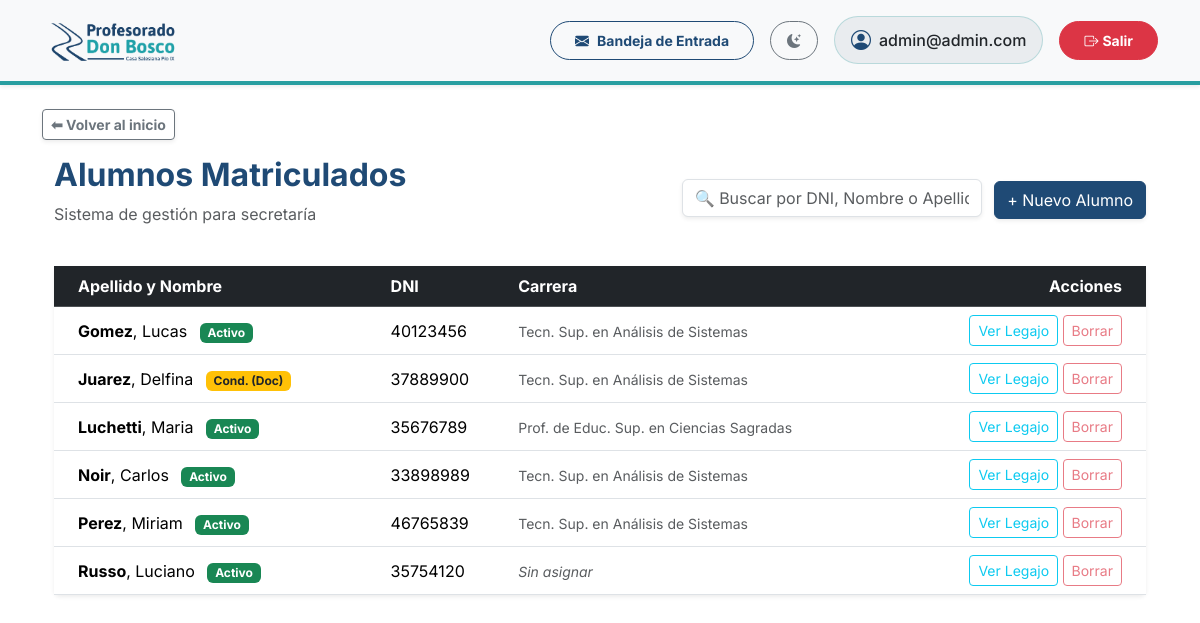
Page /alumnos/ (signed in) on the committed database.
### gestion/models.py (models this page shows, shortened)
class Alumno(models.Model):
    usuario = models.OneToOneField(User, on_delete=models.CASCADE, related_name='perfil_alumno', null=True, blank=True)
    dni = models.CharField('DNI', max_length=15, unique=True)
    nombre = models.CharField('Nombre/s', max_length=100)
    apellido = models.CharField('Apellido/s', max_length=100)
    fecha_nacimiento = models.DateField('Fecha de nacimiento', null=True, blank=True)
    telefono = models.CharField(max_length=20, blank=True, null=True, verbose_name="Teléfono Fijo")
    celular = models.CharField(max_length=20, blank=True, null=True, verbose_name="Celular")
    direccion = models.CharField(max_length=200, blank=True, null=True, verbose_name="Dirección")
    email = models.EmailField(blank=True, null=True)
    nacionalidad = models.CharField(max_length=100, default='Argentina')
    codigo_postal = models.CharField(max_length=20, blank=True, null=True)
    comuna_zona = models.CharField(max_length=100, blank=True, null=True)
    PROVINCIAS = [
        ('Buenos Aires', 'Buenos Aires'), ('CABA', 'Ciudad Autónoma de Buenos Aires'),
        ('Catamarca', 'Catamarca'), ('Chaco', 'Chaco'), ('Chubut', 'Chubut'),
        ('Córdoba', 'Córdoba'), ('Corrientes', 'Corrientes'), ('Entre Ríos', 'Entre Ríos'),
        ('Formosa', 'Formosa'), ('Jujuy', 'Jujuy'), ('La Pampa', 'La Pampa'),
        ('La Rioja', 'La Rioja'), ('Mendoza', 'Mendoza'), ('Misiones', 'Misiones'),
        ('Neuquén', 'Neuquén'), ('Río Negro', 'Río Negro'), ('Salta', 'Salta'),
        ('San Juan', 'San Juan'), ('San Luis', 'San Luis'), ('Santa Cruz', 'Santa Cruz'),
        ('Santa Fe', 'Santa Fe'), ('Santiago del Estero', 'Santiago del Estero'),
        ('Tierra del Fuego', 'Tierra del Fuego'), ('Tucumán', 'Tucumán')
    ]
    provincia = models.CharField(max_length=100, choices=PROVINCIAS, blank=True, null=True)
    localidad = models.CharField(max_length=100, blank=True, null=True)
    SEXO_CHOICES = [('M', 'Masculino'), ('F', 'Femenino')]
    sexo = models.CharField(max_length=1, choices=SEXO_CHOICES, blank=True, null=True)
    lugar_nacimiento = models.CharField(max_length=100, blank=True, null=True)
    doc_dni = models.BooleanField(default=False, verbose_name="Fotocopia DNI")
    doc_vacunas = models.BooleanField(default=False, verbose_name="Certificado de Vacunas")
    doc_partida = models.BooleanField(default=False, verbose_name="Partida de Nacimiento")
    doc_primaria = models.BooleanField(default=False, verbose_name="Título Secundario") # Adaptado a terciario
    doc_pase = models.BooleanField(default=False, verbose_name="Pase de Escuela Anterior")
    plan = models.ForeignKey('PlanDeEstudio', on_delete=models.SET_NULL, null=True, blank=True, related_name='alumnos', verbose_name="Plan de Estudios")
    ESTADOS_ALUMNO = [
        ('ACT', 'Activo'),
        ('INA', 'Inactivo / Abandonó'),
        ('EGR', 'Egresado'),
        ('COND_DOC', 'Condicionado (Documentación)'),
        ('COND_PAG', 'Condicionado (Falta de Pago)'),
    ]
    estado_alumno = models.CharField('Estado', max_length=10, choices=ESTADOS_ALUMNO, default='ACT')

class PlanDeEstudio(models.Model):
    nombre = models.CharField('Nombre del Plan', max_length=150)
    resolucion_ministerial = models.CharField('Resolución', max_length=50)

### gestion/views.py (the view)
# urls.py: path('alumnos/', lista_alumnos, name='lista_alumnos'),
@login_required
def lista_alumnos(request):
    alumnos = Alumno.objects.all().order_by('apellido')
    return render(request, 'gestion/lista_alumnos.html', {
        'alumnos': alumnos,
    })

### gestion/context_processors.py (called while the page is built)
def notificaciones_context(request):
    if request.user.is_authenticated:
        from gestion.models import Notificacion
        unread_count = Notificacion.objects.filter(usuario=request.user, leida=False).count()
        return {'unread_notifications_count': unread_count}
    return {'unread_notifications_count': 0}

### gestion/templates/gestion/lista_alumnos.html (shortened to what this page needs)
{% extends "base.html" %}
{% block back_button %}
<a href="{% url 'dashboard' %}" class="btn btn-sm btn-outline-secondary shadow-sm fw-bold">⬅ Volver al inicio</a>
{% endblock %}
{% block content %}
<div class="container mt-2">
    <div class="row mb-4">
        <div class="col-md-5">
            <h2 class="text-primary fw-bold">Alumnos Matriculados</h2>
            <p class="text-muted">Sistema de gestión para secretaría</p>
        </div>
        <div class="col-md-7 text-end align-self-center">
            <div class="d-inline-block me-2" style="width: 300px;">
                <input type="text" id="filterText" class="form-control shadow-sm" placeholder="🔍 Buscar por DNI, Nombre o Apellido...">
            </div>
            <a href="{% url 'alta_alumno' %}" class="btn btn-primary shadow-sm">+ Nuevo Alumno</a>
        </div>
    </div>
    <div class="card shadow-sm border-0">
        <div class="card-body p-0">
            <div class="table-responsive">
<table class="table table-hover align-middle mb-0" id="alumnosTable">
                <thead class="table-dark">
                    <tr>
                        <th class="ps-4">Apellido y Nombre</th>
                        <th>DNI</th>
                        <th>Carrera</th>
                        <th class="text-end pe-4">Acciones</th>
                    </tr>
                </thead>
                <tbody>
                    {% for alumno in alumnos %}
                        <tr class="alumno-row">
                            <td class="ps-4 alumno-nombre">
                                <strong>{{ alumno.apellido }}</strong>, {{ alumno.nombre }}
                                {% if alumno.estado_alumno == 'ACT' %}
                                    <span class="badge bg-success ms-2">Activo</span>
                                {% elif alumno.estado_alumno == 'INA' %}
                                    <span class="badge bg-danger ms-2">Inactivo</span>
                                {% elif alumno.estado_alumno == 'EGR' %}
                                    <span class="badge bg-info text-dark ms-2">Egresado</span>
                                {% elif alumno.estado_alumno == 'COND_DOC' %}
                                    <span class="badge bg-warning text-dark ms-2" title="Falta Documentación">Cond. (Doc)</span>
                                {% elif alumno.estado_alumno == 'COND_PAG' %}
                                    <span class="badge bg-warning text-dark ms-2" title="Falta de Pago">Cond. (Pago)</span>
                                {% endif %}
                            </td>
                            <td class="alumno-dni">{{ alumno.dni }}</td>
                            <td>
                                {% if alumno.plan %}
                                    <span class="text-muted small">{{ alumno.plan.nombre|truncatechars:45 }}</span>
                                {% else %}
                                    <span class="text-muted small fst-italic">Sin asignar</span>
                                {% endif %}
                            </td>
                            <td class="text-end pe-4">
                               <a href="{% url 'legajo_alumno' alumno.id %}" class="btn btn-sm btn-outline-info">Ver Legajo</a>
                                <button class="btn btn-sm btn-outline-danger disabled">Borrar</button>
                            </td>
                        </tr>
                    {% empty %}
                        <tr id="emptyRow">
                            <td colspan="4" class="text-center py-4">No hay alumnos registrados.</td>
                        </tr>
                    {% endfor %}
                </tbody>
            </table>
</div>
        </div>
    </div>
</div>
{% endblock %}

### gestion/templates/base.html (shortened to what this page needs)
<!DOCTYPE html>
{% load static %}
<html lang="es" data-bs-theme="light">
<head>
    <link href="https://cdn.jsdelivr.net/npm/bootstrap@5.3.2/dist/css/bootstrap.min.css" rel="stylesheet">
    <link rel="stylesheet" href="https://cdn.jsdelivr.net/npm/bootstrap-icons@1.11.1/font/bootstrap-icons.css">
</head>
<body class="bg-body">
    <nav class="navbar navbar-expand-lg bg-body-tertiary navbar-custom mb-4 shadow-sm py-2">
        <div class="container">
            <a class="navbar-brand d-flex align-items-center" href="{% url 'dashboard' %}">
                <img id="main-logo" src="{% static 'img/logo.png' %}"
                     data-light-src="{% static 'img/logo.png' %}"
                     data-dark-src="{% static 'img/logo2.png' %}"
                     alt="Profesorado Don Bosco Pío IX"
                     onerror="this.src='https://placehold.co/300x80/ffffff/1F4A75?text=Profesorado+Don+Bosco&font=montserrat'">
            </a>
            <div class="collapse navbar-collapse" id="topNavbar">
                <div class="navbar-nav ms-auto d-flex flex-column flex-lg-row align-items-lg-center mt-3 mt-lg-0 gap-3">
                    <a href="{% url 'mis_notificaciones' %}" class="btn btn-outline-primary btn-sm fw-bold rounded-pill px-4 py-2 position-relative d-flex align-items-center justify-content-center">
                        <i class="bi bi-envelope-fill me-2"></i>Bandeja de Entrada
                    </a>
                    <button class="btn btn-outline-secondary btn-sm rounded-pill px-3 py-2 d-flex align-items-center justify-content-center" id="theme-toggle" title="Cambiar tema">
                        <i class="bi bi-moon-stars-fill theme-icon-active"></i>
                    </button>
                    <div class="d-flex align-items-center bg-body-secondary border border-secondary border-opacity-25 rounded-pill px-3 py-2 justify-content-center text-body">
                        <i class="bi bi-person-circle fs-5 me-2 text-primary"></i>
                        <span class="fw-medium">{{ user.username }}</span>
                    </div>
                    <form action="{% url 'logout' %}" method="post" class="d-flex justify-content-center m-0">
                        <button type="submit" class="btn btn-danger btn-sm fw-bold rounded-pill px-4 py-2 w-100 w-lg-auto">
                            <i class="bi bi-box-arrow-right me-1"></i>Salir
                        </button>
                    </form>
                </div>
            </div>
        </div>
    </nav>
    <div class="container mb-3">
        {% block back_button %}
        {% endblock %}
    </div>
    <div class="container">
        {% block content %}
        {% endblock %}
    </div>
</body>
</html>

### gestion/templates/base.html (style rules this page uses)
:root { --bs-primary: #1F4A75; --bs-primary-rgb: 31, 74, 117; --bs-secondary: #289EA0; --bs-secondary-rgb: 40, 158, 160; --bs-info: #289EA0; --bs-info-rgb: 40, 158, 160; --bg-color: #F8FAFC; }
body { font-family: 'Inter', sans-serif; }
.text-primary { color: var(--bs-primary) !important; }
.btn-primary { background-color: var(--bs-primary); border-color: var(--bs-primary); color: #fff; }
.btn-outline-primary { color: var(--bs-primary); border-color: var(--bs-primary); }
.navbar-brand img { max-height: 55px; object-fit: contain; }
.navbar-custom { border-bottom: 4px solid var(--bs-secondary); }
.theme-icon-active { display: inline-block; transition: transform 0.2s; }

### rows in the picture
Alumno: apellido "Gomez", nombre "Lucas", estado_alumno "Activo", dni "40123456", plan.nombre "Tecn. Sup. en Análisis de Sistemas"
Alumno: apellido "Juarez", nombre "Delfina", estado_alumno "Cond. (Doc)", dni "37889900", plan.nombre "Tecn. Sup. en Análisis de Sistemas"
Alumno: apellido "Luchetti", nombre "Maria", estado_alumno "Activo", dni "35676789", plan.nombre "Prof. de Educ. Sup. en Ciencias Sagradas"
Alumno: apellido "Noir", nombre "Carlos", estado_alumno "Activo", dni "33898989", plan.nombre "Tecn. Sup. en Análisis de Sistemas"
Alumno: apellido "Perez", nombre "Miriam", estado_alumno "Activo", dni "46765839", plan.nombre "Tecn. Sup. en Análisis de Sistemas"
Alumno: apellido "Russo", nombre "Luciano", estado_alumno "Activo", dni "35754120", shows "Sin asignar"

### other values in the picture
{{ user.username }} "admin@admin.com"
